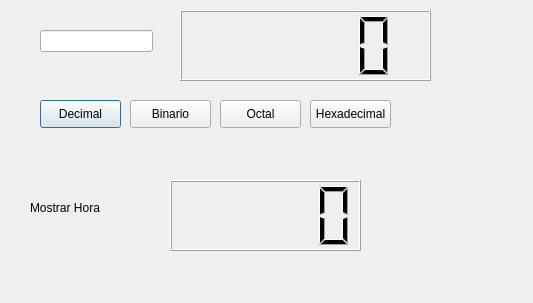
<?xml version="1.0" encoding="UTF-8"?>
<ui version="4.0">
 <class>Dialog</class>
 <widget class="QDialog" name="Dialog">
  <property name="geometry">
   <rect>
    <x>0</x>
    <y>0</y>
    <width>533</width>
    <height>303</height>
   </rect>
  </property>
  <property name="windowTitle">
   <string>Dialog</string>
  </property>
  <widget class="QLCDNumber" name="lcdNumber">
   <property name="geometry">
    <rect>
     <x>180</x>
     <y>10</y>
     <width>251</width>
     <height>71</height>
    </rect>
   </property>
   <property name="intValue" stdset="0">
    <number>0</number>
   </property>
  </widget>
  <widget class="QPushButton" name="btn_decimal">
   <property name="geometry">
    <rect>
     <x>40</x>
     <y>100</y>
     <width>81</width>
     <height>28</height>
    </rect>
   </property>
   <property name="text">
    <string>Decimal</string>
   </property>
  </widget>
  <widget class="QPushButton" name="btn_binario">
   <property name="geometry">
    <rect>
     <x>130</x>
     <y>100</y>
     <width>81</width>
     <height>28</height>
    </rect>
   </property>
   <property name="text">
    <string>Binario</string>
   </property>
  </widget>
  <widget class="QPushButton" name="btn_hexa">
   <property name="geometry">
    <rect>
     <x>310</x>
     <y>100</y>
     <width>81</width>
     <height>28</height>
    </rect>
   </property>
   <property name="text">
    <string>Hexadecimal</string>
   </property>
  </widget>
  <widget class="QPushButton" name="btn_octal">
   <property name="geometry">
    <rect>
     <x>220</x>
     <y>100</y>
     <width>81</width>
     <height>28</height>
    </rect>
   </property>
   <property name="text">
    <string>Octal</string>
   </property>
  </widget>
  <widget class="QLineEdit" name="txt_introduccion">
   <property name="geometry">
    <rect>
     <x>40</x>
     <y>30</y>
     <width>113</width>
     <height>22</height>
    </rect>
   </property>
  </widget>
  <widget class="QLabel" name="lbl_hora">
   <property name="geometry">
    <rect>
     <x>30</x>
     <y>200</y>
     <width>91</width>
     <height>16</height>
    </rect>
   </property>
   <property name="text">
    <string>Mostrar Hora</string>
   </property>
  </widget>
  <widget class="QLCDNumber" name="lcd_hora">
   <property name="geometry">
    <rect>
     <x>170</x>
     <y>180</y>
     <width>191</width>
     <height>71</height>
    </rect>
   </property>
  </widget>
 </widget>
 <resources/>
 <connections/>
</ui>
